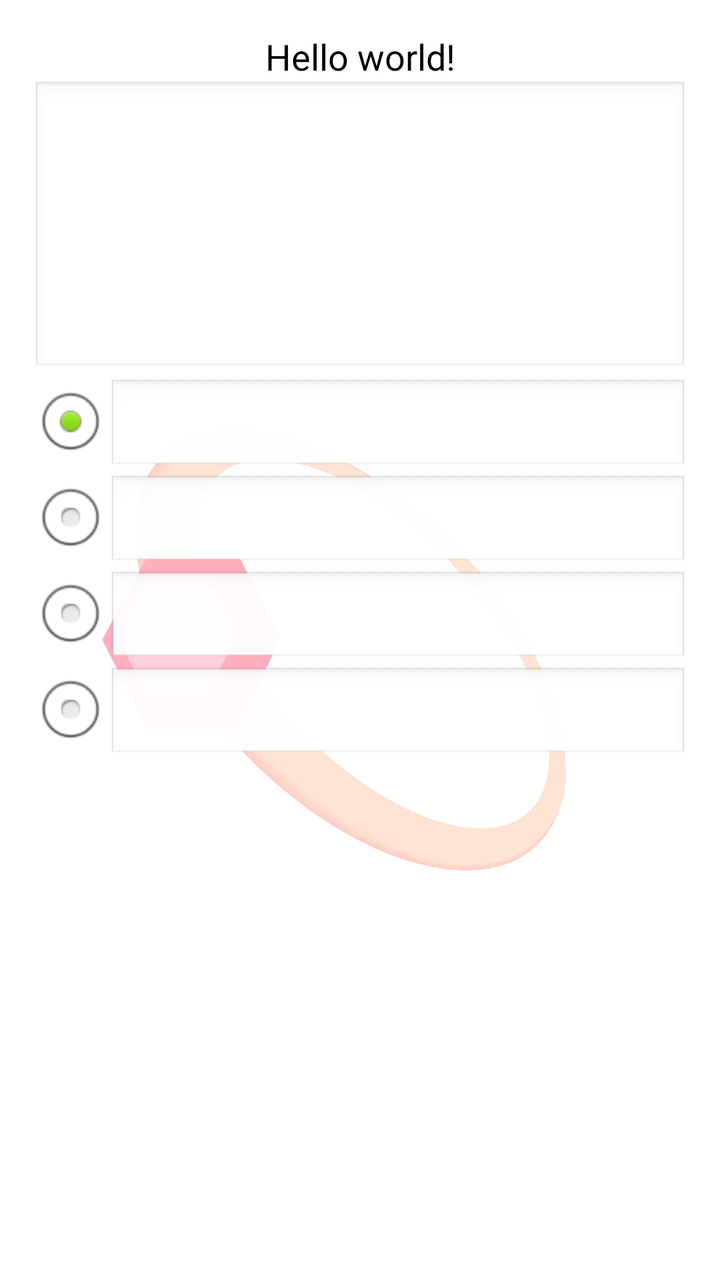
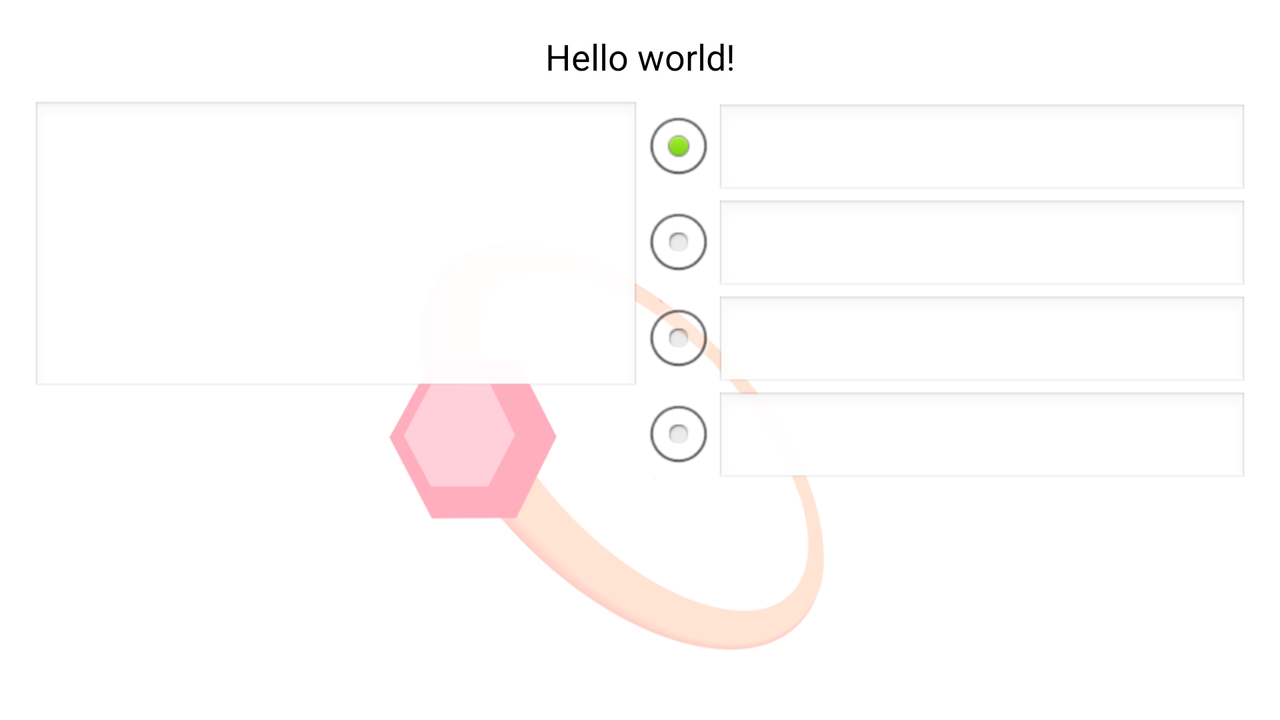

The same Android screen from two of the app's own layout files: first res/layout/ as a phone draws it, then the repository's variant for another configuration, drawn on a device whose configuration selects that folder. Both files follow.
<!-- AndroidManifest.xml: application theme WitTheme -->
<!-- res/layout/activity_edit_question.xml -->
<LinearLayout xmlns:android="http://schemas.android.com/apk/res/android"
    xmlns:tools="http://schemas.android.com/tools"
    android:id="@+id/LinearLayout1"
    android:layout_width="match_parent"
    android:layout_height="match_parent"
    android:orientation="vertical"
    android:paddingBottom="@dimen/activity_vertical_margin"
    android:paddingLeft="@dimen/activity_horizontal_margin"
    android:paddingRight="@dimen/activity_horizontal_margin"
    android:paddingTop="@dimen/activity_vertical_margin"
    tools:context="com.example.witquiz.activities.EditQuestionActivity" >

    <TextView
        android:id="@+id/category_name_TextView"
        android:layout_width="match_parent"
        android:layout_height="wrap_content"
        android:gravity="center"
        android:text="@string/hello_world"
        android:textAppearance="?android:attr/textAppearanceMedium" />

    <EditText
        android:id="@+id/question_editText"
        android:layout_width="match_parent"
        android:layout_height="wrap_content"
        android:ems="10"
        android:inputType="textMultiLine|textCapSentences" 
        android:lines="6">

        <requestFocus />
    </EditText>

    <RadioGroup
         android:id="@+id/radioGroup1"
         android:layout_width="match_parent"
         android:layout_height="0dp"
         android:layout_weight="0.5" >

         <LinearLayout
       		android:id="@+id/answers_ll0"
       		android:layout_width="match_parent"
       		android:layout_height="wrap_content"
       		android:orientation="horizontal" >
       
          <RadioButton
              android:id="@+id/answer_radio0"
              android:layout_width="wrap_content"
              android:layout_height="wrap_content" 
              android:checked="true"/>
          
          <EditText
              android:id="@+id/answer_editText0"
              android:layout_width="0dp"
              android:layout_height="wrap_content"
              android:layout_weight="1"
              android:inputType="textCapSentences" />
     	</LinearLayout>

         <LinearLayout
       		android:id="@+id/answers_ll1"
       		android:layout_width="match_parent"
       		android:layout_height="wrap_content"
       		android:orientation="horizontal" >
          
          <RadioButton
              android:id="@+id/answer_radio1"
              android:layout_width="wrap_content"
              android:layout_height="wrap_content" />
          
          <EditText
              android:id="@+id/answer_editText1"
              android:layout_width="0dp"
              android:layout_height="wrap_content"
              android:layout_weight="1"
              android:inputType="textCapSentences" />
         
         </LinearLayout>

         <LinearLayout
       		android:id="@+id/answers_ll2"
      		 android:layout_width="match_parent"
       		android:layout_height="wrap_content"
       		android:orientation="horizontal" >
         
          <RadioButton
              android:id="@+id/answer_radio2"
              android:layout_width="wrap_content"
              android:layout_height="wrap_content" />
          
          <EditText
              android:id="@+id/answer_editText2"
              android:layout_width="0dp"
              android:layout_height="wrap_content"
              android:layout_weight="1"
              android:inputType="textCapSentences" />
         
         </LinearLayout>
         
         <LinearLayout
      		android:id="@+id/answers_ll3"
      		android:layout_width="match_parent"
       		android:layout_height="wrap_content"
       		android:orientation="horizontal" >

          <RadioButton
              android:id="@+id/answer_radio3"
              android:layout_width="wrap_content"
              android:layout_height="wrap_content" />
         
          <EditText
              android:id="@+id/answer_editText3"
              android:layout_width="0dp"
              android:layout_height="wrap_content"
              android:layout_weight="1"
              android:inputType="textCapSentences" />
         </LinearLayout>
            
    </RadioGroup>    

</LinearLayout>
<!-- resources referenced by this layout -->
<resources>
  <dimen name="activity_horizontal_margin">16dp</dimen>
  <dimen name="activity_vertical_margin">16dp</dimen>
  <string name="hello_world">Hello world!</string>
  <style name="WitTheme" parent="AppTheme">
      	<item name="android:windowBackground">@drawable/background</item>
      	<item name="android:colorBackground">@drawable/background</item>
      	<item name="android:buttonStyle">@style/app_button</item>
  	</style>
  <style name="AppTheme" parent="AppBaseTheme">
          
      </style>
  <!-- drawable background: png bitmap (drawable-hdpi, 100557 bytes) -->
  <style name="app_button" parent="@android:style/Widget.Button">
      	<item name="android:background">@drawable/button_selector</item>
      	<item name="android:textColor">#ffb3b3</item> 
      	<item name="android:textSize">20sp</item>
      	<item name="android:padding">15dp</item>
  	</style>
  <style name="AppBaseTheme" parent="android:Theme.Light">
          
      </style>
  <!-- drawable button_selector (drawable-hdpi) -->
  <?xml version="1.0" encoding="utf-8"?>
  
  <selector xmlns:android="http://schemas.android.com/apk/res/android" >
      
      <item android:state_pressed="true"> 
          <shape android:shape="rectangle" > 
              <gradient android:startColor="#ffffff" android:endColor="#ffe6e6" android:angle="90"></gradient> 
              <corners android:radius="15dip"></corners> 
              <solid android:color="#fff6ff"/> 
          </shape>      
          
       </item> 
       <item>  
           <shape android:shape="rectangle"> 
               <gradient android:startColor="#ffffff" android:endColor="#ffe6e6" android:angle="90"></gradient> 
               <corners android:radius="15dip"> </corners>
      	 </shape> 
       </item>   
  </selector>
</resources>
<!-- res/layout-land/activity_edit_question.xml (the repository's variant of the layout above) -->
<!-- drawn on the phone turned sideways -->
<LinearLayout xmlns:android="http://schemas.android.com/apk/res/android"
    xmlns:tools="http://schemas.android.com/tools"
    android:id="@+id/LinearLayout1"
    android:layout_width="match_parent"
    android:layout_height="match_parent"
    android:orientation="vertical"
    android:paddingBottom="@dimen/activity_vertical_margin"
    android:paddingLeft="@dimen/activity_horizontal_margin"
    android:paddingRight="@dimen/activity_horizontal_margin"
    android:paddingTop="@dimen/activity_vertical_margin"
    tools:context="com.example.witquiz.activities.EditQuestionActivity" >

    <TextView
            android:id="@+id/category_name_TextView"
            android:layout_width="match_parent"
            android:layout_height="wrap_content"
            android:layout_marginBottom="10dp"
            android:gravity="center"
            android:text="@string/hello_world"
            android:textAppearance="?android:attr/textAppearanceMedium" />
    
    <LinearLayout
        android:id="@+id/top_ll"
        android:layout_width="match_parent"
        android:layout_height="wrap_content"
        android:orientation="horizontal" >      

        <EditText
            android:id="@+id/question_editText"
            android:layout_width="0dp"
            android:layout_height="wrap_content"
            android:layout_weight="0.5"
            android:ems="10"
            android:inputType="textMultiLine|textCapSentences"
            android:lines="6" />

        <RadioGroup
            android:id="@+id/radioGroup1"
            android:layout_width="0dp"
            android:layout_height="wrap_content"
            android:layout_weight="0.5" >

            <LinearLayout
		        android:id="@+id/answers_ll0"
		        android:layout_width="match_parent"
		        android:layout_height="wrap_content"
		        android:orientation="horizontal" >
		        
	            <RadioButton
	                android:id="@+id/answer_radio0"
	                android:layout_width="wrap_content"
	                android:layout_height="wrap_content" 
	                android:checked="true"/>
	            
	            <EditText
	                android:id="@+id/answer_editText0"
	                android:layout_width="0dp"
	                android:layout_height="wrap_content"
	                android:layout_weight="1"
	                android:inputType="textCapSentences" />
        	</LinearLayout>

            <LinearLayout
		        android:id="@+id/answers_ll1"
		        android:layout_width="match_parent"
		        android:layout_height="wrap_content"
		        android:orientation="horizontal" >
	            
	            <RadioButton
	                android:id="@+id/answer_radio1"
	                android:layout_width="wrap_content"
	                android:layout_height="wrap_content" />
	            
	            <EditText
	                android:id="@+id/answer_editText1"
	                android:layout_width="0dp"
	                android:layout_height="wrap_content"
	                android:layout_weight="1"
	                android:inputType="textCapSentences" />
            
            </LinearLayout>

            <LinearLayout
		        android:id="@+id/answers_ll2"
		        android:layout_width="match_parent"
		        android:layout_height="wrap_content"
		        android:orientation="horizontal" >
            
	            <RadioButton
	                android:id="@+id/answer_radio2"
	                android:layout_width="wrap_content"
	                android:layout_height="wrap_content" />
	            
	            <EditText
	                android:id="@+id/answer_editText2"
	                android:layout_width="0dp"
	                android:layout_height="wrap_content"
	                android:layout_weight="1"
	                android:inputType="textCapSentences" />
            
            </LinearLayout>
            
            <LinearLayout
		        android:id="@+id/answers_ll3"
		        android:layout_width="match_parent"
		        android:layout_height="wrap_content"
		        android:orientation="horizontal" >

	            <RadioButton
	                android:id="@+id/answer_radio3"
	                android:layout_width="wrap_content"
	                android:layout_height="wrap_content" />
            
	            <EditText
	                android:id="@+id/answer_editText3"
	                android:layout_width="0dp"
	                android:layout_height="wrap_content"
	                android:layout_weight="1"
	                android:inputType="textCapSentences" />
            </LinearLayout>
            
        </RadioGroup>s
        
    </LinearLayout>

</LinearLayout>
